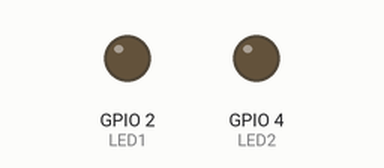
Simulated run of this sketch. Board: ESP32. Parts: output pins drawn as LEDs (lit = HIGH).

Above: at 0.05 s.
At 1.55 s:
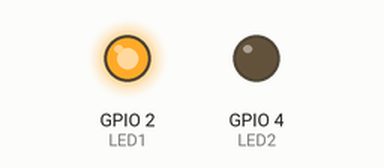
At 2.3 s:
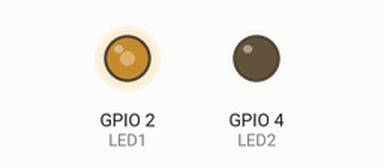
At 3.05 s:
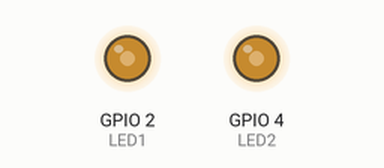
Timing chart, 0 to 7.1 s (numbered marks = the images above):
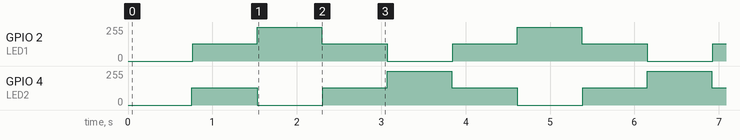

Measured:
- by itself, GPIO 2 (LED1): repeats every 3.1 s: 255/255 0.76 s, 128/255 0.78 s, 0/255 0.78 s, 128/255 0.76 s
- by itself, GPIO 4 (LED2): repeats every 3.1 s: 0/255 0.78 s, 128/255 0.76 s, 255/255 0.76 s, 128/255 0.78 s

The sketch:

ex06.ino
```cpp
#define LED1 2
#define LED2 4

const int freq = 5000;
const int ch1 = 0;
const int ch2 = 1;
const int res = 8;

void setup() {
  ledcSetup(ch1, freq, res);
  ledcSetup(ch2, freq, res);
  ledcAttachPin(LED1, ch1);
  ledcAttachPin(LED2, ch2);
}

void loop() {
  for (int i = 0; i <= 255; i++) {
    ledcWrite(ch1, i);
    ledcWrite(ch2, 255 - i);
    delay(6);
  }
  for (int i = 255; i >= 0; i--) {
    ledcWrite(ch1, i);
    ledcWrite(ch2, 255 - i);
    delay(6);
  }
}
```
